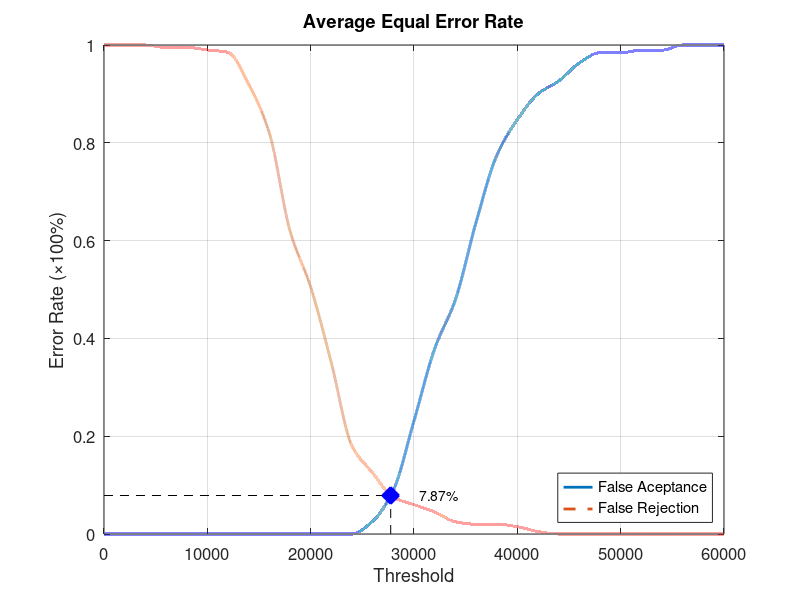
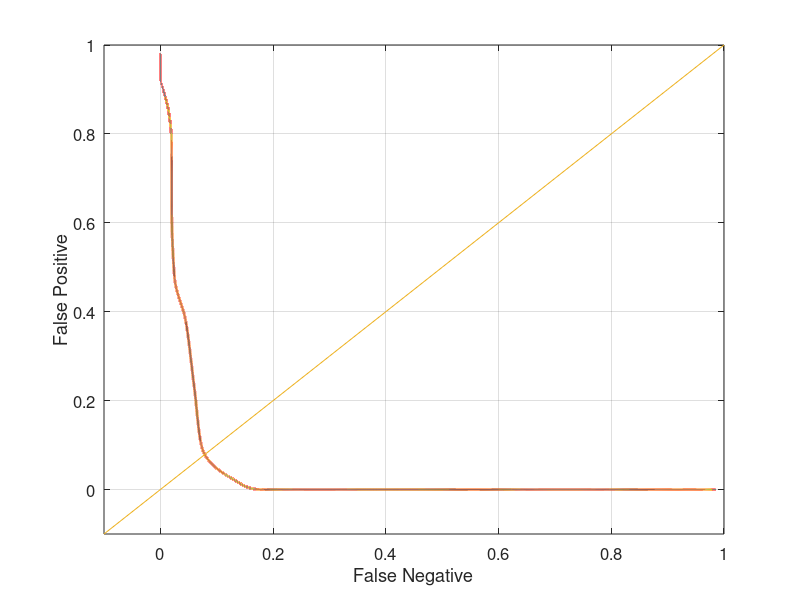

Write the MATLAB code that produced these figures, in order.
function yEER = Database1_3
close all;
clear;
clc;
x = 0:2000:60000;
xq = 0:0.5:60000;

y0 = [0 0 0 0 0 0 0 0 0 0 0 0 0 0.0263158 0.0894737 0.231579 0.378947 0.478947 0.636842 0.773684 0.847368 0.9 0.926316 0.963158 0.984211 0.984211 0.989474 0.989474 1 1 1];
yy0 = interp1(x, y0, xq, 'pchip');
y1 = [1 1 1 0.995 0.995 0.99 0.985 0.92 0.82 0.62 0.505 0.35 0.18 0.125 0.075 0.06 0.045 0.025 0.02 0.02 0.015 0.005 0 0 0 0 0 0 0 0 0];
yy1 = interp1(x, y1, xq, 'pchip');

% Calculating EER: 
y2 = abs(y0 - y1);
find(y2 == min(y2))
yy2 = abs(yy0 - yy1);
xEER = find(yy2 == min(yy2));
xEERIndex = xq(xEER) % X-axis EER
yEER = yy0(xEER) % Y-axis EER

main = figure
plot(xq, yy0,'-','LineWidth', 2);	hold on
plot(xq, yy1,'--','LineWidth', 2);	hold on
plot([xEERIndex xEERIndex], [0 yEER], 'k--');	hold on
plot([0 xEERIndex], [yEER yEER], 'k--');	hold on
plot(xEERIndex, yEER, 'bx', 'LineWidth', 10);	hold on
text(xEERIndex + 10 * xEERIndex / 100, yEER, [num2str(round((10000 * yEER)) / 100) '%'])
legend('False Aceptance', 'False Rejection', 'Location', 'SouthEast')
xlabel('Threshold')
ylabel('Error Rate (\times100%)')
title('Average Equal Error Rate')
set(gca, 'FontSize', 12)
axis([0 60000 0 1])
grid on

print(main, 'Database1_3Main', '-dpng');
FNRxFPR = figure('Color', [1 1 1]);
plot(yy1, yy0, '-', yy1, yy0, 'LineWidth', 2);
hold on
y = -0.1:0.1:1
plot(y, y); 
set(gca, 'FontSize', 12)
xlabel('False Negative')
ylabel('False Positive')
axis([-0.1 1 -0.1 1])
set(gca, 'FontSize', 12)
grid on

print(FNRxFPR, 'Database1_3FNRxFPR','-dpng');
end
